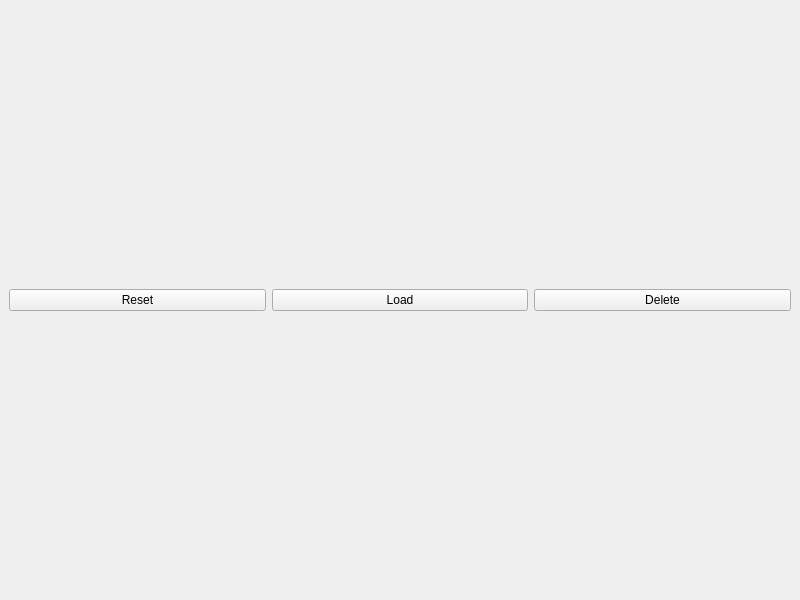
<?xml version="1.0" encoding="UTF-8"?>
<ui version="4.0">
 <class>MainWindow</class>
 <widget class="QMainWindow" name="MainWindow">
  <property name="geometry">
   <rect>
    <x>0</x>
    <y>0</y>
    <width>800</width>
    <height>600</height>
   </rect>
  </property>
  <property name="windowTitle">
   <string>MainWindow</string>
  </property>
  <widget class="QWidget" name="centralwidget">
   <layout class="QVBoxLayout" name="verticalLayout">
    <item>
     <layout class="QGridLayout" name="gridLayout">
      <item row="0" column="0">
       <widget class="QPushButton" name="resetButton">
        <property name="text">
         <string>Reset</string>
        </property>
       </widget>
      </item>
      <item row="0" column="2">
       <widget class="QPushButton" name="deleteButton">
        <property name="text">
         <string>Delete</string>
        </property>
       </widget>
      </item>
      <item row="0" column="1">
       <widget class="QPushButton" name="loadButton">
        <property name="text">
         <string>Load</string>
        </property>
       </widget>
      </item>
     </layout>
    </item>
   </layout>
  </widget>
 </widget>
 <resources/>
 <connections/>
</ui>
